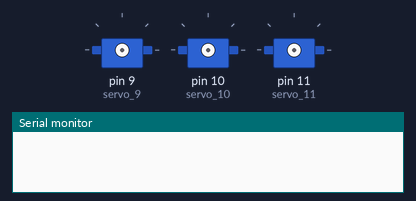
A sketch run on a simulated Arduino Mega 2560, built with avr-gcc and run on an emulated ATmega2560. Parts: 3 × servo, the last lines printed to the serial monitor.

Above: at 0.1 s.
At 1.15 s:
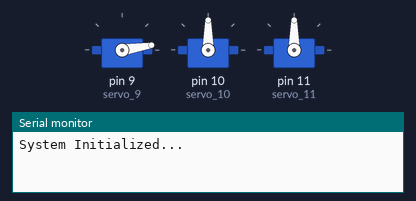
At 3.56 s:
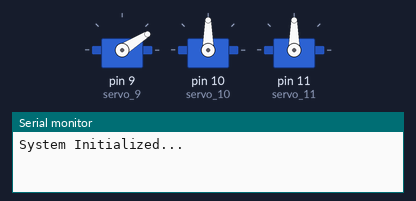
At 9.1 s:
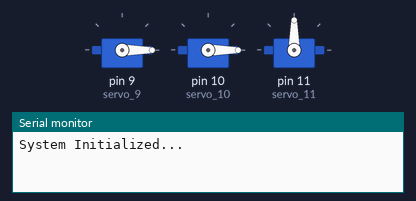
At 22.2 s:
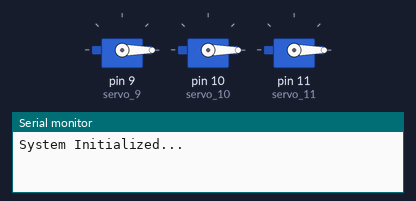
At 39.78 s:
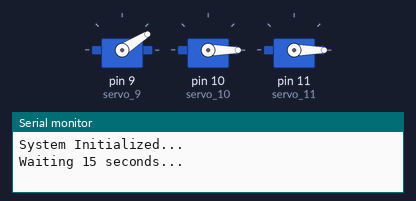
Timing chart, 0 to 40.0 s (numbered marks = the images above):
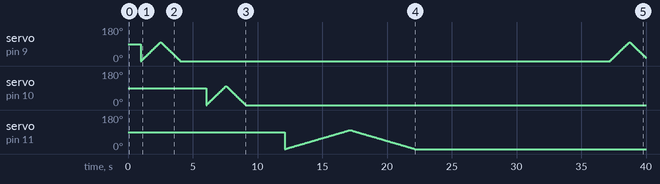

The sketch:

Servo_lidar.ino
```cpp
#include <SoftwareSerial.h>    // For LiDAR communication
#include <Servo.h>              // For controlling servo motors

// LiDAR Configuration
SoftwareSerial Serial1(2, 3);   // LiDAR: Pin 2 = RX, Pin 3 = TX
int dist;                       // Distance from LiDAR
int strength;                   // Signal strength
int check;
int i;
int uart[9];                     // Array to store LiDAR data
const int HEADER = 0x59;        // LiDAR frame header

// Servo Motor Configuration
Servo servo_9;                   // Servo 1
Servo servo_10;                  // Servo 2
Servo servo_11;                  // Servo 3
int pos = 0;

void setup() {
  Serial.begin(9600);            // Serial monitor baud rate
  Serial1.begin(115200);         // LiDAR communication baud rate
  delay(1000);                   // Delay for stability

  // Attach servos to pins
  servo_9.attach(9, 500, 2500);
  servo_10.attach(10, 500, 2500);
  servo_11.attach(11, 500, 2500);

  Serial.println("System Initialized...");
}

void loop() {
  readLidar();    // Read LiDAR data
  moveServos();   // Perform servo movements

  Serial.println("Waiting 15 seconds...");
  delay(15000);   // 15-second delay after completing all movements
}

// --- LiDAR Reading Function ---
void readLidar() {
  while (Serial1.available() >= 9) {      // Ensure at least 9 bytes are available
    if (Serial1.read() == HEADER) {
      uart[0] = HEADER;

      if (Serial1.read() == HEADER) {
        uart[1] = HEADER;

        for (i = 2; i < 9; i++) {         // Read remaining bytes
          uart[i] = Serial1.read();
        }

        // Verify checksum
        check = uart[0] + uart[1] + uart[2] + uart[3] + uart[4] + uart[5] + uart[6] + uart[7];

        if (uart[8] == (check & 0xff)) {   // Validate checksum
          dist = uart[2] + uart[3] * 256;
          strength = uart[4] + uart[5] * 256;

          if (dist > 0 && dist < 12000) {   // Filter invalid readings
            Serial.print("Distance = ");
            Serial.print(dist);
            Serial.print(" cm\t");
            Serial.print("Strength = ");
            Serial.println(strength);
          } else {
            Serial.println("Invalid distance reading.");
          }
        }
      }
    }
  }
}

// --- Servo Motor Movements ---
void moveServos() {
  // Servo 1: Move from 0° to 100° and back
  for (pos = 0; pos <= 100; pos += 1) {
    servo_9.write(pos);
    delay(15);
  }
  for (pos = 100; pos >= 0; pos -= 1) {
    servo_9.write(pos);
    delay(15);
  }

  delay(2000);  // Short delay between movements

  // Servo 2: Move from 0° to 100° and back
  for (pos = 0; pos <= 100; pos += 1) {
    servo_10.write(pos);
    delay(15);
  }
  for (pos = 100; pos >= 0; pos -= 1) {
    servo_10.write(pos);
    delay(15);
  }

  delay(3000);  // Short delay between movements

  // Servo 3: Move from 0° to 100° and back
  for (pos = 0; pos <= 100; pos += 1) {
    servo_11.write(pos);
    delay(50);
  }
  for (pos = 100; pos >= 0; pos -= 1) {
    servo_11.write(pos);
    delay(50);
  }
}
```
